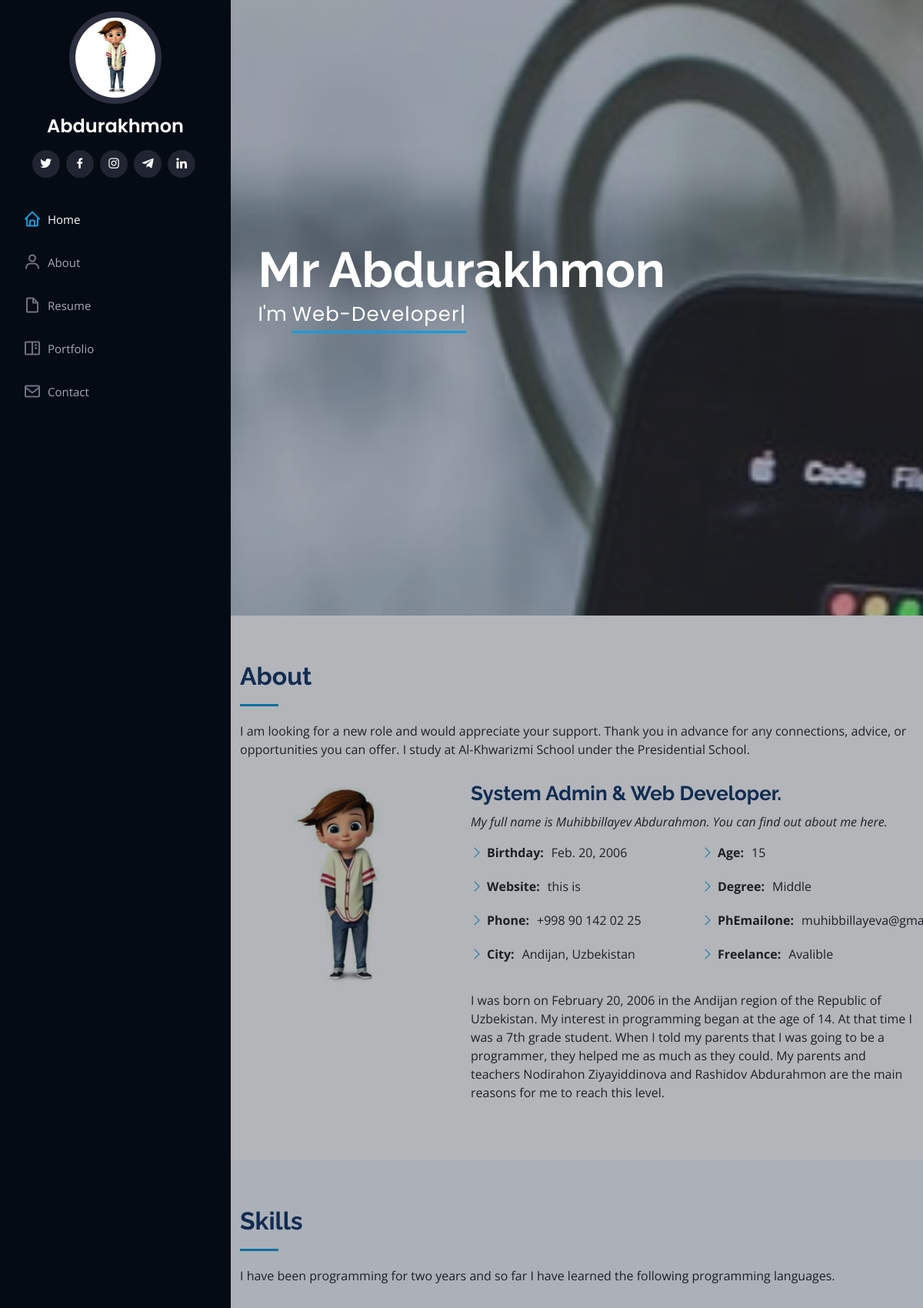
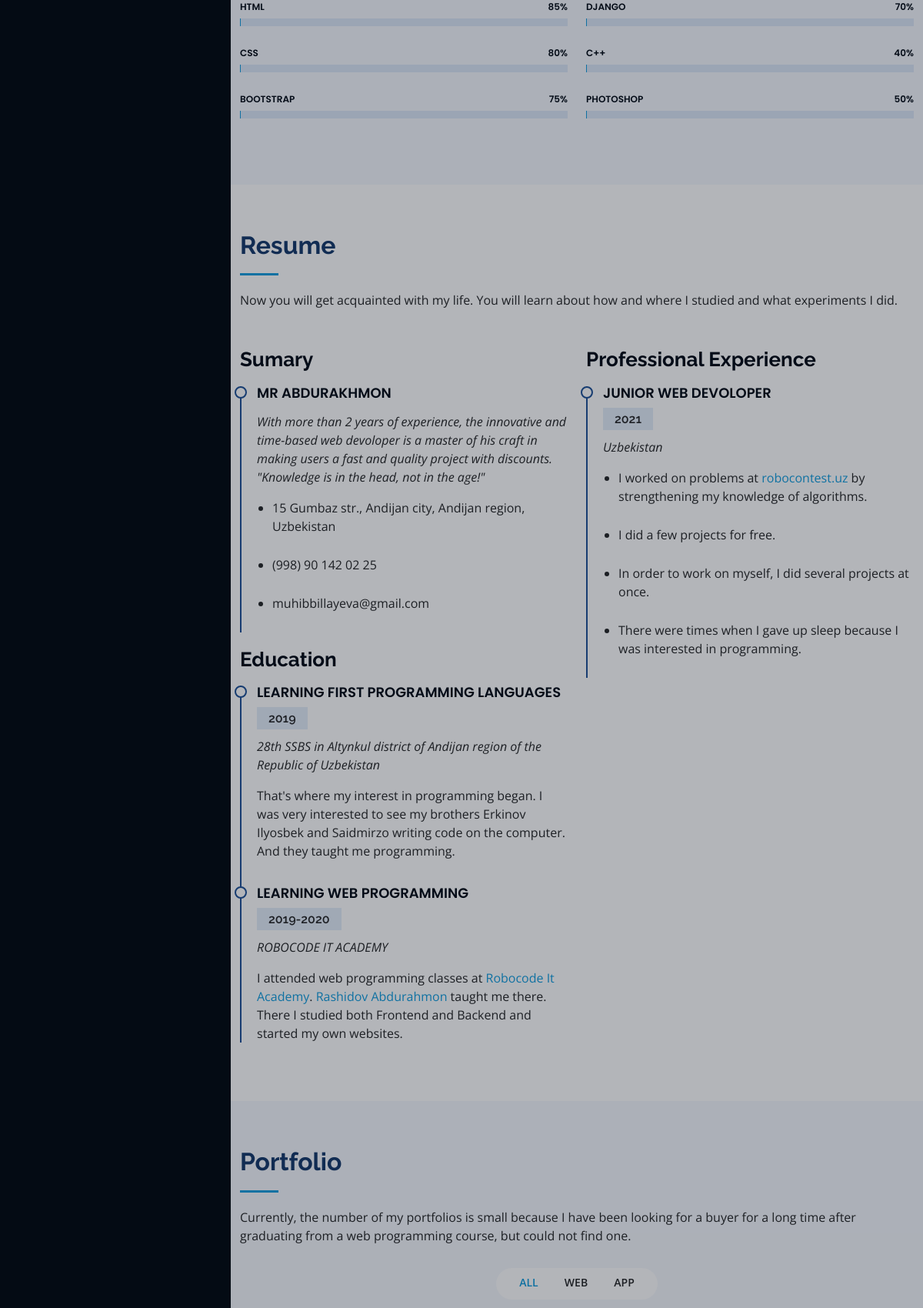
The page / (upper part) on the database its author committed (2 pictures, top to bottom).
### about_me/models.py (models this page shows, shortened)
class Author(models.Model):
	CHOICES = (
		('Junior','Junior'),
		('Middle','Middle'),
		('Master','Master'),
		('Senior','Senior'),
		)
	name = models.CharField(max_length=50)
	portrait = models.ImageField(upload_to='portraits/')
	birthday = models.DateField(auto_now_add=None)
	website = models.CharField(max_length=200)
	phone = models.CharField(max_length=100)
	city = models.CharField(max_length=100)
	age = models.PositiveIntegerField()
	degree = models.CharField(max_length=100, choices=CHOICES)
	phEmailone = models.EmailField()
	freelance = models.BooleanField()
	desc = RichTextField()
	class Meta:
		verbose_name = 'Author'

### about_me/views.py (the view, shortened to what this page needs)
# urls.py: path('', views.index, name='index'),
def index(request):
	author = Author.objects.all()
	portfolio = Portfolio.objects.all()
	facts_scils = Facts_Scils.objects.all()
	testimonials = Testimonials.objects.all()
	resume_summary = Resume.objects.filter(theme='Sumary')
	resume_education = Resume.objects.filter(theme='Education')
	resume_professional_experience = Resume.objects.filter(theme='Professional_Experience')
	context = {
				'author':author,
				'portfolio':portfolio,
				'facts_scils':facts_scils,
				'testimonials':testimonials,
				'resume_summary':resume_summary,
				'resume_education':resume_education,
				'resume_professional_experience':resume_professional_experience,
			  }
	return render(request, 'index.html', context)

### templates/index.html (shortened to what this page needs)
{% load static %}
{% block content %}
<!DOCTYPE html>
<html lang="en">
<head>
  <link href="static/assets/vendor/aos/aos.css" rel="stylesheet">
  <link href="static/assets/vendor/bootstrap/css/bootstrap.min.css" rel="stylesheet">
  <link href="static/assets/vendor/bootstrap-icons/bootstrap-icons.css" rel="stylesheet">
  <link href="static/assets/vendor/boxicons/css/boxicons.min.css" rel="stylesheet">
  <link href="static/assets/vendor/glightbox/css/glightbox.min.css" rel="stylesheet">
  <link href="static/assets/vendor/swiper/swiper-bundle.min.css" rel="stylesheet">
  <link href="static/assets/css/style.css" rel="stylesheet">
</head>
<body>
  {% for author in author %}
  <header id="header">
    <div class="d-flex flex-column">
      <div class="profile">
        <img src="{{author.portrait.url}}" alt="" class="img-fluid rounded-circle">
        <h1 class="text-light"><a href="/">{{author.name}}</a></h1>
        <div class="social-links mt-3 text-center">
          <a href="#" class="twitter"><i class="bx bxl-twitter"></i></a>
          <a href="https://www.facebook.com/abdurahmon.muhibbillayev.31" class="facebook"><i class="bx bxl-facebook"></i></a>
          <a href="https://www.instagram.com/misterlider2006/?hl=ru" class="instagram"><i class="bx bxl-instagram"></i></a>
          <a href="https://t.me/Abdurakhmonnn" class="google-plus"><i class="bx bxl-telegram"></i></a>
          <a href="https://www.linkedin.com/in/abdurahmon-muhibbillayev-33278a221/" class="linkedin"><i class="bx bxl-linkedin"></i></a>
        </div>
      </div>
      <nav id="navbar" class="nav-menu navbar">
        <ul>
          <li><a href="#hero" class="nav-link scrollto active"><i class="bx bx-home"></i> <span>Home</span></a></li>
          <li><a href="#about" class="nav-link scrollto"><i class="bx bx-user"></i> <span>About</span></a></li>
          <li><a href="#resume" class="nav-link scrollto"><i class="bx bx-file-blank"></i> <span>Resume</span></a></li>
          <li><a href="#portfolio" class="nav-link scrollto"><i class="bx bx-book-content"></i> <span>Portfolio</span></a></li>
          <li><a href="#contact" class="nav-link scrollto"><i class="bx bx-envelope"></i> <span>Contact</span></a></li>
        </ul>
      </nav>
    </div>
  </header>
  <section id="hero" class="d-flex flex-column justify-content-center align-items-center">
    <div class="hero-container" data-aos="fade-in">
      <h1>Mr {{author.name}}</h1>
      <p>I'm <span class="typed" data-typed-items="Web-Developer, System Administrator ,Freelancer"></span></p>
    </div>
  </section>
  <main id="main">
    <section id="about" class="about">
      <div class="container">
        <div class="section-title">
          <h2>About</h2>
          <p>I am looking for a new role and would appreciate your support. Thank you in advance for any connections, advice, or opportunities you can offer. I study at Al-Khwarizmi School under the Presidential School.</p>
        </div>
        <div class="row">
          <div class="col-lg-4" data-aos="fade-right">
          </div>
          <div class="col-lg-8 pt-4 pt-lg-0 content" data-aos="fade-left">
            <h3>System Admin &amp; Web Developer.</h3>
            <p class="fst-italic">
            </p>
            <div class="row">
              <div class="col-lg-6">
                <ul>
                  <li> <strong>Birthday:</strong> <span>{{author.birthday}}</span></li>
                  <li> <strong>Website:</strong> <span>{{author.website}}</span></li>
                  <li> <strong>Phone:</strong> <span>{{author.phone}}</span></li>
                  <li> <strong>City:</strong> <span>{{author.city}}</span></li>
                </ul>
              </div>
              <div class="col-lg-6">
                <ul>
                  <li> <strong>Age:</strong> <span>{{author.age}}</span></li>
                  <li> <strong>Degree:</strong> <span>{{author.degree}}</span></li>
                  <li> <strong>PhEmailone:</strong>{{author.phEmailone}}<span>email@example.com</span></li>
                  <li> <strong>Freelance:</strong> <span>{% if author.freelance == True %}Avalible {% else %}Not available {% endif %}   </span></li>
                </ul>
              </div>
            </div>
            <p>
              {% autoescape off %}
                {{author.desc}}
              {% endautoescape %}
            </p>
          </div>
        </div>
      </div>
    </section>
    {% for facts_scils in facts_scils %}
    <section id="skills" class="skills section-bg">
      <div class="container">
        <div class="section-title">
          <h2>Skills</h2>
          <p>I have been programming for two years and so far I have learned the following programming languages.</p>
        </div>
        <div class="row skills-content">
          <div class="col-lg-6" data-aos="fade-up">
            <div class="progress">
              <span class="skill">HTML <i class="val">{{facts_scils.html}}%</i></span>
            </div>
            <div class="progress">
              <span class="skill">CSS <i class="val">{{facts_scils.css}}%</i></span>
            </div>
            <div class="progress">
              <span class="skill">Bootstrap <i class="val">{{facts_scils.bootstrap}}%</i></span>
            </div>
          </div>
          <div class="col-lg-6" data-aos="fade-up" data-aos-delay="100">
            <div class="progress">
              <span class="skill">Django <i class="val">{{facts_scils.django}}%</i></span>
            </div>
            <div class="progress">
              <span class="skill">C++ <i class="val">{{facts_scils.cpp}}%</i></span>
            </div>
            <div class="progress">
              <span class="skill">Photoshop <i class="val">{{facts_scils.photoshop}}%</i></span>
            </div>
          </div>
        </div>
      </div>
    </section>
    {% endfor %}
    <section id="resume" class="resume">
      <div class="container">
        <div class="section-title">
          <h2>Resume</h2>
          <p>Now you will get acquainted with my life. You will learn about how and where I studied and what experiments I did.</p>
        </div>
        <div class="row">
          <div class="col-lg-6" data-aos="fade-up">
            {% if resume_summary %}
              <h3 class="resume-title">Sumary</h3>
            {% endif %}
            {% for summary in resume_summary %}
            <div class="resume-item pb-0">
              <h4>Mr {{author.name}}</h4>
              <p><em>{% autoescape off %}
                {{summary.desc}}
              {% endautoescape %}</em></p>
              <ul>
                {% for experience in summary.experiences_set.all %}
                  <li>{% autoescape off %}{{experience.text}}{% endautoescape %}</li>
                {% endfor %}
              </ul>
            </div>
            {% endfor %}
            {% if resume_education %}
              <h3 class="resume-title">Education</h3>
            {% endif %}
            {% for education in resume_education %}
            <div class="resume-item">
              <h4>{{education.title}}</h4>
              <h5>{{education.date}}</h5>
              <p><em>{{education.place}}</em></p>
              <p>{% autoescape off %}{{education.desc}}{% endautoescape %}</p>
            </div>
            {% endfor %}
          </div>
          <div class="col-lg-6" data-aos="fade-up" data-aos-delay="100">
            {% if resume_professional_experience %}
              <h3 class="resume-title">Professional Experience</h3>
            {% endif %}
            {% for professional_experience in resume_professional_experience %}
            <div class="resume-item">
              <h4>{{professional_experience.title}}</h4>
              <h5>{{professional_experience.date}}</h5>
              <p><em>{{professional_experience.place}}</em></p>
              <ul>
                {% for experience in professional_experience.experiences_set.all %}
                  <li>{% autoescape off %}{{experience.text}}{% endautoescape %}</li>
                {% endfor %}
              </ul>
            </div>
            {% endfor %}
          </div>
        </div>
      </div>
    </section>
    <section id="portfolio" class="portfolio section-bg">
      <div class="container">
        <div class="section-title">
          <h2>Portfolio</h2>
          <p>Currently, the number of my portfolios is small because I have been looking for a buyer for a long time after graduating from a web programming course, but could not find one.</p>
        </div>
        <div class="row" data-aos="fade-up">
          <div class="col-lg-12 d-flex justify-content-center">
            <ul id="portfolio-flters">
              <li data-filter="*" class="filter-active">All</li>
              <li data-filter=".Web">Web</li>
              <li data-filter=".App">App</li>
            </ul>
          </div>
        </div>
      </div>
    </section>
  </main>
{% endfor %}
</body>
</html>
{% endblock content %}

### rows shown on the page
Author: portrait (picture), name "Abdurakhmon"
